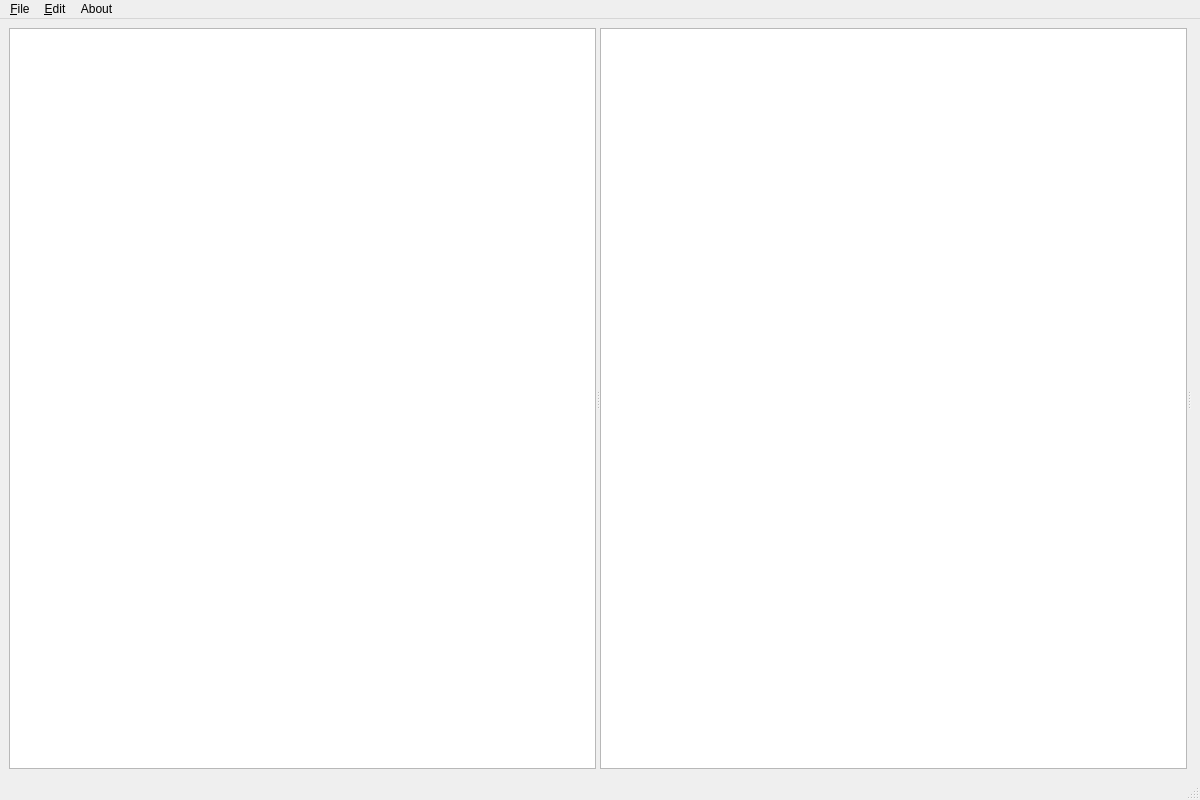
<?xml version="1.0" encoding="UTF-8"?>
<ui version="4.0">
 <class>MainWindow</class>
 <widget class="QMainWindow" name="MainWindow">
  <property name="geometry">
   <rect>
    <x>0</x>
    <y>0</y>
    <width>1200</width>
    <height>800</height>
   </rect>
  </property>
  <property name="windowTitle">
   <string>DrawSVG Canvas – PySide6</string>
  </property>
  <widget class="QWidget" name="centralwidget">
   <layout class="QVBoxLayout" name="centralLayout">
    <property name="spacing">
     <number>0</number>
    </property>
    <item>
     <widget class="QSplitter" name="mainSplitter">
      <property name="orientation">
       <enum>Qt::Horizontal</enum>
      </property>
      <widget class="QWidget" name="paletteContainer">
       <layout class="QVBoxLayout" name="paletteLayout">
        <property name="spacing">
         <number>0</number>
        </property>
        <item>
         <widget class="QListWidget" name="palettePlaceholder"/>
        </item>
       </layout>
      </widget>
      <widget class="QWidget" name="canvasContainer">
       <layout class="QVBoxLayout" name="canvasLayout">
        <property name="spacing">
         <number>0</number>
        </property>
        <item>
         <widget class="QGraphicsView" name="canvasPlaceholder"/>
        </item>
       </layout>
      </widget>
      <widget class="QWidget" name="propertiesContainer">
       <layout class="QVBoxLayout" name="propertiesLayout">
        <property name="spacing">
         <number>0</number>
        </property>
        <item>
         <widget class="QWidget" name="propertiesPlaceholder" native="true"/>
        </item>
       </layout>
      </widget>
     </widget>
    </item>
   </layout>
  </widget>
  <widget class="QMenuBar" name="menubar">
   <property name="geometry">
    <rect>
     <x>0</x>
     <y>0</y>
     <width>1200</width>
     <height>22</height>
    </rect>
   </property>
   <widget class="QMenu" name="menuFile">
    <property name="title">
     <string>&amp;File</string>
    </property>
    <addaction name="actionLoad_drawsvg_py"/>
    <addaction name="actionSave_drawsvg_py"/>
    <addaction name="separator"/>
    <addaction name="actionQuit"/>
   </widget>
   <widget class="QMenu" name="menuEdit">
    <property name="title">
     <string>&amp;Edit</string>
    </property>
    <addaction name="actionUndo"/>
    <addaction name="actionRedo"/>
    <addaction name="separator"/>
    <addaction name="actionClear_canvas"/>
    <addaction name="actionShow_grid"/>
   </widget>
   <widget class="QMenu" name="menuAbout">
    <property name="title">
     <string>About</string>
    </property>
    <addaction name="actionInfo"/>
   </widget>
   <addaction name="menuFile"/>
   <addaction name="menuEdit"/>
   <addaction name="menuAbout"/>
  </widget>
  <widget class="QStatusBar" name="statusbar"/>
  <action name="actionLoad_drawsvg_py">
   <property name="text">
    <string>Load drawsvg-.py</string>
   </property>
  </action>
  <action name="actionSave_drawsvg_py">
   <property name="text">
    <string>Save drawsvg-.py</string>
   </property>
  </action>
  <action name="actionQuit">
   <property name="text">
    <string>Quit</string>
   </property>
   <property name="shortcut">
    <string>Ctrl+Q</string>
   </property>
  </action>
  <action name="actionUndo">
   <property name="text">
    <string>Undo</string>
   </property>
   <property name="shortcut">
    <string>Ctrl+Z</string>
   </property>
  </action>
  <action name="actionRedo">
   <property name="text">
    <string>Redo</string>
   </property>
   <property name="shortcut">
    <string>Ctrl+Y</string>
   </property>
  </action>
  <action name="actionClear_canvas">
   <property name="text">
    <string>Clear canvas</string>
   </property>
  </action>
  <action name="actionShow_grid">
   <property name="checkable">
    <bool>true</bool>
   </property>
   <property name="checked">
    <bool>true</bool>
   </property>
   <property name="text">
    <string>Show grid</string>
   </property>
  </action>
  <action name="actionInfo">
   <property name="text">
    <string>Information</string>
   </property>
  </action>
 </widget>
 <resources/>
 <connections/>
</ui>
